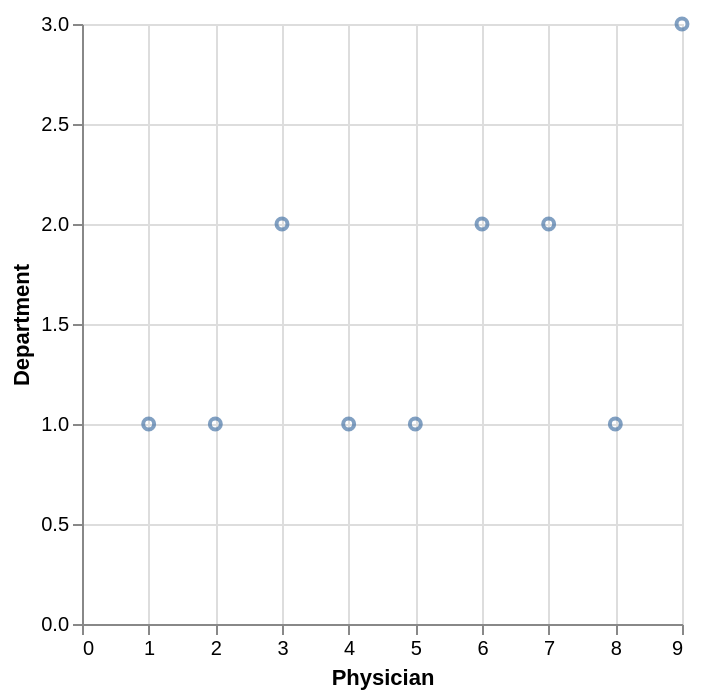

Describe this chart as a Vega-Lite specification.
### Vega-Lite specification from a JSON file in a GitHub repository (floating-point values rounded to 4 significant figures)
{"data": {"values": [{"x_data": 1, "y_data": 1}, {"x_data": 2, "y_data": 1}, {"x_data": 3, "y_data": 2}, {"x_data": 4, "y_data": 1}, {"x_data": 5, "y_data": 1}, {"x_data": 6, "y_data": 2}, {"x_data": 7, "y_data": 2}, {"x_data": 8, "y_data": 1}, {"x_data": 9, "y_data": 3}]}, "mark": "point", "encoding": {"x": {"field": "x_data", "type": "quantitative", "title": "Physician"}, "y": {"field": "y_data", "type": "quantitative", "title": "Department"}}}
